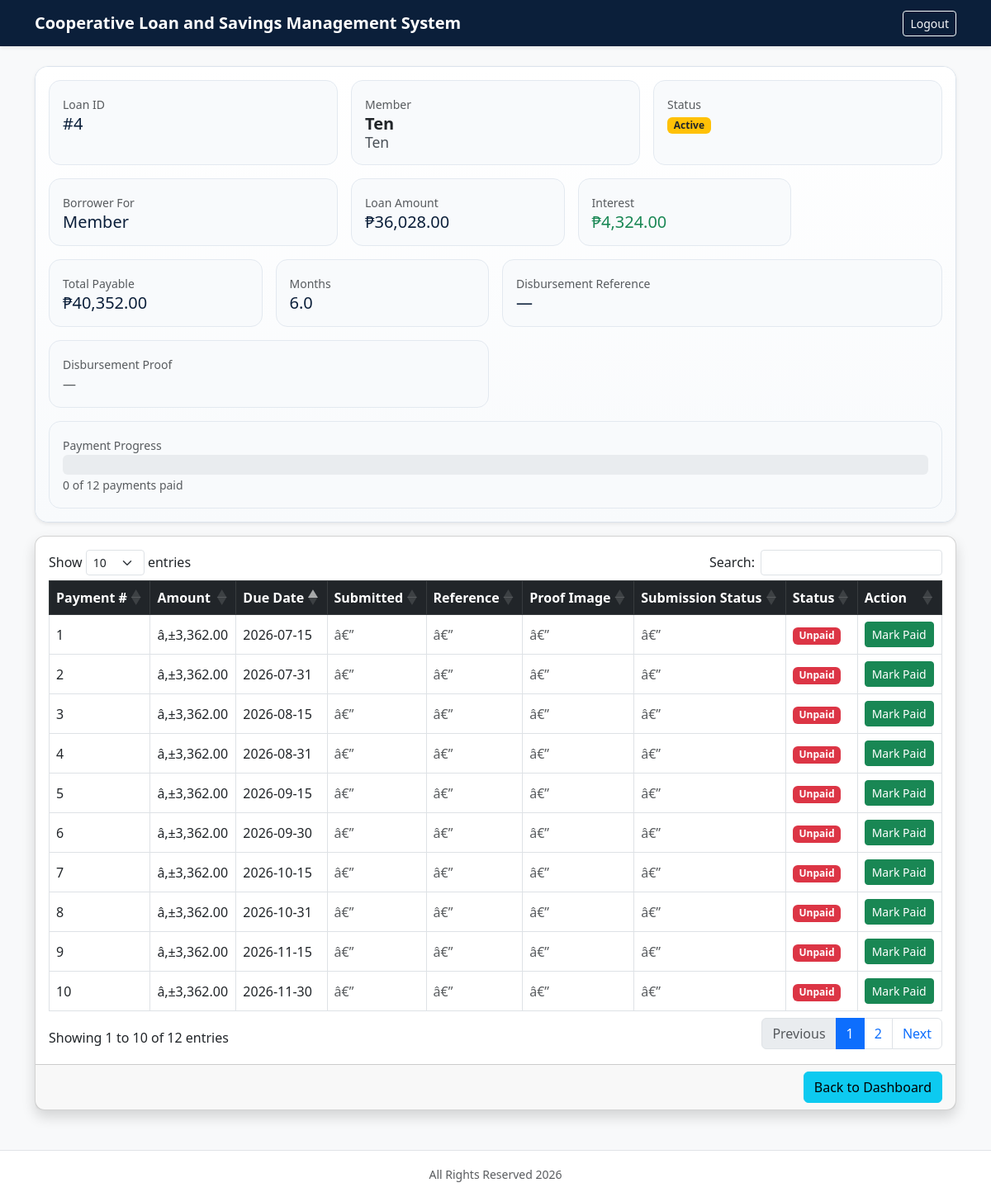
/loan_view.php?id=4 (signed in), run on the app's committed database.
### tables this page shows
CREATE TABLE `loans` (
  `id` int(10) unsigned NOT NULL AUTO_INCREMENT,
  `borrower_id` int(10) unsigned NOT NULL,
  `amount` decimal(12,2) NOT NULL DEFAULT 0.00,
  `interest` decimal(12,2) NOT NULL DEFAULT 0.00,
  `months` decimal(6,2) NOT NULL DEFAULT 0.00,
  `total_payable` decimal(12,2) NOT NULL DEFAULT 0.00,
  `start_date` date NOT NULL,
  `status` enum('Active','Completed') NOT NULL DEFAULT 'Active',
  `is_guarantor` tinyint(1) NOT NULL DEFAULT 0,
  `guest_borrower_name` varchar(150) DEFAULT NULL,
  `guest_gcash_name` varchar(150) DEFAULT NULL,
  `guest_gcash_number` varchar(50) DEFAULT NULL,
  `disbursement_reference_number` varchar(100) DEFAULT NULL,
  `disbursement_proof_image` varchar(255) DEFAULT NULL,
  `created_at` timestamp NOT NULL DEFAULT current_timestamp(),
  PRIMARY KEY (`id`),
  KEY `loans_borrower_id_index` (`borrower_id`),
  CONSTRAINT `loans_borrower_id_fk` FOREIGN KEY (`borrower_id`) REFERENCES `borrowers` (`id`) ON UPDATE CASCADE
);

CREATE TABLE `borrowers` (
  `id` int(10) unsigned NOT NULL AUTO_INCREMENT,
  `name` varchar(255) NOT NULL,
  `first_name` varchar(100) DEFAULT NULL,
  `last_name` varchar(100) DEFAULT NULL,
  `gcash_name` varchar(150) DEFAULT NULL,
  `gcash_number` varchar(50) DEFAULT NULL,
  `status` enum('Active','Inactive') NOT NULL DEFAULT 'Active',
  `savings_closed` tinyint(1) NOT NULL DEFAULT 0,
  `created_at` timestamp NOT NULL DEFAULT current_timestamp(),
  PRIMARY KEY (`id`),
  UNIQUE KEY `borrowers_name_unique` (`name`)
);

CREATE TABLE `payments` (
  `id` int(10) unsigned NOT NULL AUTO_INCREMENT,
  `loan_id` int(10) unsigned NOT NULL,
  `payment_no` int(10) unsigned NOT NULL,
  `amount` decimal(12,2) NOT NULL DEFAULT 0.00,
  `due_date` date NOT NULL,
  `paid` tinyint(1) NOT NULL DEFAULT 0,
  `paid_at` timestamp NULL DEFAULT NULL,
  `created_at` timestamp NOT NULL DEFAULT current_timestamp(),
  PRIMARY KEY (`id`),
  KEY `payments_loan_id_index` (`loan_id`),
  KEY `payments_due_date_paid_index` (`due_date`,`paid`),
  CONSTRAINT `payments_loan_id_fk` FOREIGN KEY (`loan_id`) REFERENCES `loans` (`id`) ON DELETE CASCADE ON UPDATE CASCADE
);

### auth.php (called while the page is built, shortened)
<?php
function is_logged_in()
{
    return isset($_SESSION['user_id']);
}
function current_user_status()
{
    return $_SESSION['user_status'] ?? null;
}

### loan_view.php (the view, shortened to what this page needs)
<?php
include 'db.php';
include 'auth.php';
include 'layout.php';
$loan_id = isset($_GET['id']) ? (int)$_GET['id'] : 0;
$loanStmt = $conn->prepare("
    SELECT
        loans.*,
        borrowers.name,
        users.username,
        (SELECT COUNT(*) FROM payments WHERE loan_id = loans.id) AS total_payments,
        (SELECT COUNT(*) FROM payments WHERE loan_id = loans.id AND paid = 1) AS paid_payments
    FROM loans
    JOIN borrowers ON borrowers.id = loans.borrower_id
    LEFT JOIN users ON users.borrower_id = borrowers.id AND users.status = 'Member'
    WHERE loans.id = ?
");
$loanStmt->bind_param("i", $loan_id);
$loanStmt->execute();
$loanInfo = $loanStmt->get_result()->fetch_assoc();
$stmt = $conn->prepare("
    SELECT
        payments.*,
        payment_submissions.payment_date,
        payment_submissions.capital_contribution,
        payment_submissions.loan_payment,
        payment_submissions.reference_number,
        payment_submissions.proof_image,
        payment_submissions.status AS submission_status
    FROM payments
    LEFT JOIN payment_submissions
        ON payment_submissions.id = (
            SELECT latest_submission.id
            FROM payment_submissions latest_submission
            WHERE latest_submission.borrower_id = ?
            AND latest_submission.cutoff_date = payments.due_date
            ORDER BY latest_submission.id DESC
            LIMIT 1
        )
    WHERE payments.loan_id = ?
");
$stmt->bind_param("ii", $loanInfo['borrower_id'], $loan_id);
$stmt->execute();
$res = $stmt->get_result();
?>
<!DOCTYPE html>
<html>
<head>
<link href="https://cdn.jsdelivr.net/npm/bootstrap@5.3.0/dist/css/bootstrap.min.css" rel="stylesheet">
<link rel="stylesheet" href="assets/css/mobile.css">
<link rel="stylesheet" href="assets/css/theme.css?v=20260720-loangrid">
<link rel="stylesheet" href="https://cdn.datatables.net/1.13.6/css/dataTables.bootstrap5.min.css">
</head>
<body class="bg-light">
<?php render_navbar(); ?>
<div class="container mt-4">
<div class="card loan-summary-card member-loan-summary shadow-sm mb-3">
    <div class="card-body">
        <div class="row g-3">
            <div class="col-md-4">
                <small class="text-muted">Loan ID</small>
                <h5>#<?= $loanInfo['id'] ?></h5>
            </div>
            <div class="col-md-4">
                <small class="text-muted">Member</small>
                <div class="h5 mb-0"><?php render_member_identity($loanInfo['username'] ?? '', $loanInfo['name']); ?></div>
            </div>
            <div class="col-md-4">
                <small class="text-muted">Status</small><br>
                <span class="badge bg-<?= $loanInfo['status'] === 'Active' ? 'warning text-dark' : 'success' ?>">
                    <?= htmlspecialchars($loanInfo['status']) ?>
                </span>
            </div>
            <div class="col-md-4">
                <small class="text-muted">Borrower For</small>
                <h5>
                    <?php if((int)($loanInfo['is_guarantor'] ?? 0) === 1): ?>
                        Guest: <?= htmlspecialchars($loanInfo['guest_borrower_name'] ?? '') ?><br>
                        <small class="text-muted">
                            GCash: <?= htmlspecialchars($loanInfo['guest_gcash_name'] ?? '') ?> /
                            <?= htmlspecialchars($loanInfo['guest_gcash_number'] ?? '') ?>
                        </small>
                    <?php else: ?>
                        Member
                    <?php endif; ?>
                </h5>
            </div>
            <div class="col-md-3">
                <small class="text-muted">Loan Amount</small>
                <h5>&#8369;<?= number_format($loanInfo['amount'], 2) ?></h5>
            </div>
            <div class="col-md-3">
                <small class="text-muted">Interest</small>
                <h5 class="text-success">&#8369;<?= number_format($loanInfo['interest'], 2) ?></h5>
            </div>
            <div class="col-md-3">
                <small class="text-muted">Total Payable</small>
                <h5>&#8369;<?= number_format($loanInfo['total_payable'], 2) ?></h5>
            </div>
            <div class="col-md-3">
                <small class="text-muted">Months</small>
                <h5><?= number_format($loanInfo['months'], 1) ?></h5>
            </div>
            <div class="col-md-6">
                <small class="text-muted">Disbursement Reference</small>
                <h5><?= $loanInfo['disbursement_reference_number'] ? htmlspecialchars($loanInfo['disbursement_reference_number']) : '—' ?></h5>
            </div>
            <div class="col-md-6">
                <small class="text-muted">Disbursement Proof</small><br>
                <?php if($loanInfo['disbursement_proof_image']): ?>
                    <a href="<?= htmlspecialchars($loanInfo['disbursement_proof_image']) ?>" data-image-preview class="btn btn-outline-primary btn-sm">
                        View Image
                    </a>
                <?php else: ?>
                    <span class="text-muted">—</span>
                <?php endif; ?>
            </div>
            <div class="col-12">
                <small class="text-muted">Payment Progress</small>
                <div class="progress" style="height:24px;">
                </div>
                <small class="text-muted">
                    <?= number_format($loanInfo['paid_payments']) ?> of <?= number_format($loanInfo['total_payments']) ?> payments paid
                </small>
            </div>
        </div>
    </div>
</div>
<div class="card shadow mb-3">
<div class="card-body">
<div class="table-responsive">
<table id="paymentTable" class="table table-bordered table-hover">
<thead class="table-dark">
<tr>
    <th>Payment #</th>
    <th>Amount</th>
    <th>Due Date</th>
    <th>Submitted</th>
    <th>Reference</th>
    <th>Proof Image</th>
    <th>Submission Status</th>
    <th>Status</th>
    <th>Action</th>
</tr>
</thead>
<tbody>
<?php while($row = $res->fetch_assoc()): ?>
<tr>
    <td><?= $row['payment_no'] ?></td>
    <td>â‚±<?= number_format($row['amount'],2) ?></td>
    <td><?= $row['due_date'] ?></td>
    <td>
        <?php if($row['reference_number']): ?>
            <small>
                Capital: â‚±<?= number_format($row['capital_contribution'],2) ?><br>
                Loan: â‚±<?= number_format($row['loan_payment'],2) ?><br>
                Date: <?= $row['payment_date'] ?>
            </small>
        <?php else: ?>
            <span class="text-muted">â€”</span>
        <?php endif; ?>
    </td>
    <td>
        <?= $row['reference_number'] ? htmlspecialchars($row['reference_number']) : '<span class="text-muted">â€”</span>' ?>
    </td>
    <td>
        <?php if($row['proof_image']): ?>
            <a href="<?= htmlspecialchars($row['proof_image']) ?>" data-image-preview class="btn btn-outline-primary btn-sm">
                View Image
            </a>
        <?php else: ?>
            <span class="text-muted">â€”</span>
        <?php endif; ?>
    </td>
    <td>
        <?php if($row['submission_status']): ?>
            <span class="badge bg-<?= $row['submission_status'] === 'Approved' ? 'success' : ($row['submission_status'] === 'Rejected' ? 'danger' : 'warning text-dark') ?>">
                <?= $row['submission_status'] ?>
            </span>
        <?php else: ?>
            <span class="text-muted">â€”</span>
        <?php endif; ?>
    </td>
    <td>
        <span class="badge bg-<?= $row['paid'] ? 'success' : 'danger' ?>">
            <?= $row['paid'] ? 'Paid' : 'Unpaid' ?>
        </span>
    </td>
    <td>
        <?php if(!$row['paid']): ?>
            <button class="btn btn-success btn-sm"
                onclick="markPaid(<?= $row['id'] ?>)">
                Mark Paid
            </button>
        <?php else: ?>
            <span class="text-muted">â€”</span>
        <?php endif; ?>
    </td>
</tr>
<?php endwhile; ?>
</tbody>
</table>
</div>
</div>
<div class="card-footer text-end">
<a href="index.php" class="btn btn-info">
    Back to Dashboard
</a>
</div>
</div>
</div>
<?php render_footer(); ?>
</body>
</html>

### layout.php (shortened to what this page needs)
<?php
function render_navbar($title = 'Cooperative Loan and Savings Management System')
{
    ?>
    <nav class="navbar navbar-expand-lg navbar-dark app-navbar sticky-top shadow-sm">
        <div class="container">
            <a class="navbar-brand fw-bold text-white" href="<?= current_user_status() === 'Admin' ? 'index.php' : 'member_dashboard.php' ?>">
                <?= htmlspecialchars($title) ?>
            </a>
            <?php if (is_logged_in()): ?>
                <div class="ms-auto">
                    <a href="logout.php" class="btn btn-outline-light btn-sm">Logout</a>
                </div>
            <?php endif; ?>
        </div>
    </nav>
    <?php
}
function render_footer()
{
    ?>
    <footer class="app-footer text-center text-muted py-3 mt-5">
        <small>All Rights Reserved 2026</small>
    </footer>
    <?php
}
function render_member_identity($username, $fullName)
{
    $mainName = trim((string)$username) !== '' ? $username : $fullName;
    ?>
    <strong><?= htmlspecialchars($mainName) ?></strong>
    <small class="d-block text-dark-emphasis"><?= htmlspecialchars($fullName) ?></small>
    <?php
}

### assets/css/mobile.css (style rules this page uses)
body { overflow-x: hidden; }
.card { border-radius: .75rem; }
.card-body { overflow-x: auto; }
.table { vertical-align: middle; }
.table th, .table td { white-space: nowrap; }

### assets/css/theme.css (style rules this page uses)
:root { --midnight-blue: #0b1f3a; }
.app-navbar { background: var(--midnight-blue); }
.app-navbar .navbar-brand { white-space: normal; }
.app-footer { border-top: 1px solid rgba(11, 31, 58, .12); background: #fff; }
.loan-summary-card { border: 1px solid #dbe3ec; border-radius: 1rem; overflow: hidden; box-shadow: 0 14px 34px rgba(11, 31, 58, .08); }
.loan-summary-card .card-body { background: linear-gradient(180deg, #ffffff 0%, #f8fafc 100%); }
.admin-loan-summary .card-body > p, .admin-loan-summary .card-body > .mb-3, .member-loan-summary .row > [class*="col-"] { padding: 1rem !important; background: #f8fafc; border: 1px solid #e3e9f0; border-radius: .875rem; }
.member-loan-summary .row > [class*="col-"] { width: auto !important; max-width: none !important; flex: none !important; }
.admin-loan-summary strong, .member-loan-summary h5 { color: #0b1f3a; }
.member-loan-summary h5 { margin-bottom: 0; }
.member-loan-summary .row.g-3 { display: grid; grid-template-columns: 1fr; gap: 1rem; margin: 0; }
.member-loan-summary .row.g-3 > [class*="col-"] { margin: 0; }
@media (min-width: 768px) { .member-loan-summary .row.g-3 { grid-template-columns: repeat(12, minmax(0, 1fr)); } }
@media (min-width: 768px) { .member-loan-summary .row.g-3 > .col-md-3 { grid-column: span 3; } }
@media (min-width: 768px) { .member-loan-summary .row.g-3 > .col-md-4 { grid-column: span 4; } }
@media (min-width: 768px) { .member-loan-summary .row.g-3 > .col-md-6 { grid-column: span 6; } }
@media (min-width: 768px) { .member-loan-summary .row.g-3 > .col-12 { grid-column: span 12; } }
body { min-height: 100vh; }

### data on the page
loans: id "4", borrower.name "Ten", status "Active", amount "36,028.00", interest "4,324.00", total_payable "40,352.00", months "6.0"
payments: payment_no "1", amount "3,362.00", due_date "2026-07-15", paid "Unpaid"
payments: payment_no "2", amount "3,362.00", due_date "2026-07-31", paid "Unpaid"
payments: payment_no "3", amount "3,362.00", due_date "2026-08-15", paid "Unpaid"
payments: payment_no "4", amount "3,362.00", due_date "2026-08-31", paid "Unpaid"
payments: payment_no "5", amount "3,362.00", due_date "2026-09-15", paid "Unpaid"
payments: payment_no "6", amount "3,362.00", due_date "2026-09-30", paid "Unpaid"
payments: payment_no "7", amount "3,362.00", due_date "2026-10-15", paid "Unpaid"
payments: payment_no "8", amount "3,362.00", due_date "2026-10-31", paid "Unpaid"
payments: payment_no "9", amount "3,362.00", due_date "2026-11-15", paid "Unpaid"
payments: payment_no "10", amount "3,362.00", due_date "2026-11-30", paid "Unpaid"

### other printed values
$title "Cooperative Loan and Savings Management System"
$mainName "Ten"
$loanInfo['paid_payments'] "0"
$loanInfo['total_payments'] "12"
